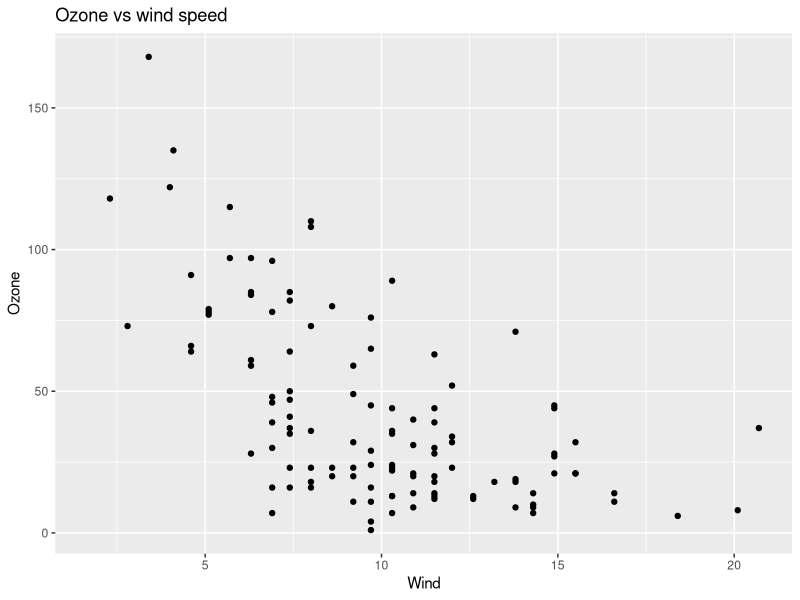
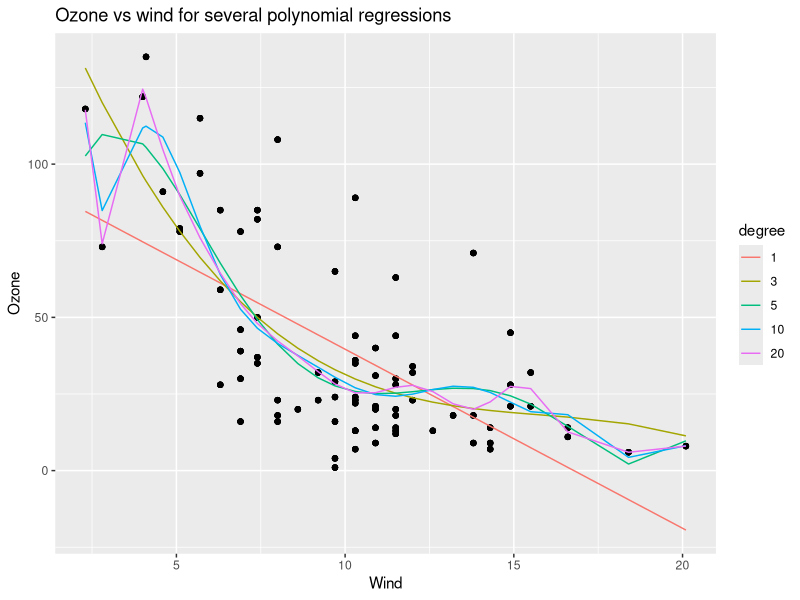
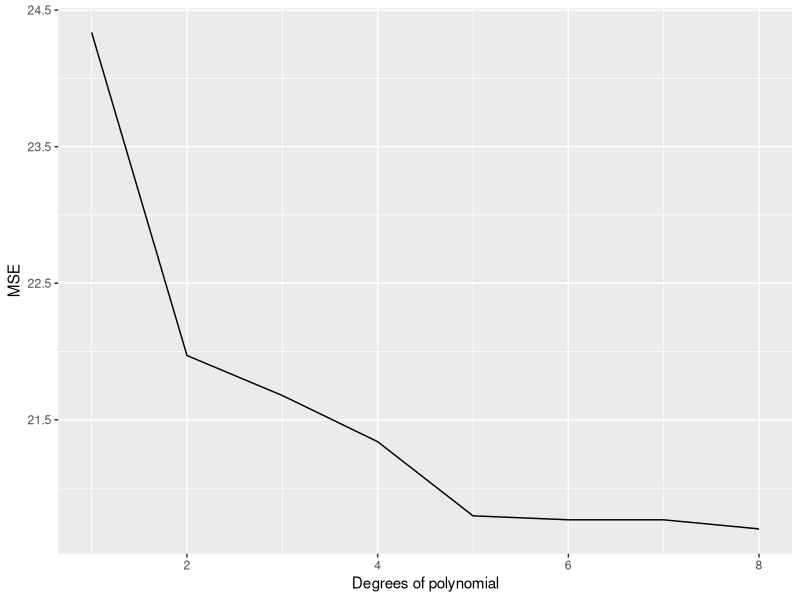

Write R code to recreate these figures, in order.
###    Overfitting in Machine Learning: What It Is and How to Prevent It    ###
###    Machine Learning Explained: Overfitting
###    Exercises-1

require(data.table)
library(rpart)
require(ggplot2)

set.seed(456)

## Reading data
overfitting_data=data.table(airquality)
str(overfitting_data)
overfitting_data

ggplot(overfitting_data,aes(Wind,Ozone))+geom_point()+ggtitle("Ozone vs wind speed")
data_test=na.omit(overfitting_data[,.(Wind,Ozone)])
train_sample=sample(1:nrow(data_test),size = 0.7*nrow(data_test))

## creation of polynomial models
degree_of_poly=1:20
degree_to_plot=c(1,3,5,10,20)
polynomial_model=list()
df_result=NULL
for (degree in degree_of_poly)
{
  fm=as.formula(paste0("Ozone~poly(Wind,",degree,",raw=T)"))
  polynomial_model=c(polynomial_model,list(lm(fm,data_test[train_sample])))
  Polynomial_degree=paste0(degree)
  data_fitted=tail(polynomial_model,1)[[1]]$fitted.values
  new_df=data.table(Wind=data_test[train_sample,Wind],Ozone_real=data_test[train_sample,Ozone],Ozone_fitted=tail(polynomial_model,1)[[1]]$fitted.values,degree=as.factor(degree))
  if (is.null(df_result))
    df_result=new_df
  else
    df_result=rbind(df_result,new_df)
}
gg=ggplot(df_result[degree%in%degree_to_plot],aes(x=Wind))+geom_point(aes(y=Ozone_real))+geom_line(aes(color=degree,y=Ozone_fitted))
gg+ggtitle('Ozone vs wind for several polynomial regressions')+ylab('Ozone')

## Computing SE
SE_train_list=c()
SE_test_list=c()

for (poly_mod in polynomial_model)
{
  print(summary(poly_mod))
  SE_train_list=c(SE_train_list,sqrt(mean(poly_mod$residuals^2)))
  SE_test=sqrt(mean((data_test[-train_sample]-predict(poly_mod,data_test[-train_sample,]))^2))
  SE_test_list=c(SE_test_list,SE_test)
}

# The red line shows the evolution of the error on the testing set and the black line on the training set. 
# As soon as more than 9 or 10 degrees are used the MSE seem to start growing and explodes 
# when there are even more degrees.

data_plot=data.table(SE_test_list,SE_train_list,degree_of_poly)
ggplot(data_plot[degree_of_poly<=8])+geom_line(aes(x=degree_of_poly,y=SE_test_list),color='red')+
  geom_line(aes(x=degree_of_poly,y=SE_train_list))+ylab('MSE')+xlab('Degrees of polynomial')

###############################################################################################################
###    Exercises-2
### Regression Model Validation: Cross-Validation Essentials in R

library(tidyverse)
library(caret)
# Load the data
data("swiss")
# Inspect the data
sample_n(swiss, 3)
str(swiss)

fit.con <- lm(swiss$Fertility~1, data=swiss)
fit <- lm(swiss$Fertility~., data=swiss) 

## Forward Selection
fit.forward <- step(fit.con,scope=list(lower=fit.con,upper=fit), direction = "forward")
fit.forward

## Backward Elimination 
fit.backward <- step(fit,scope=list(lower=fit.con,upper=fit), direction = "backward")
fit.backward

## Stepwise 
fit.both <- step(fit.con,scope=list(lower=fit.con,upper=fit), direction = "both")
fit.both

### Method1: The Validation set Approach
# Split the data into training and test set

set.seed(123)
training.samples <- swiss$Fertility %>%
  createDataPartition(p = 0.8, list = FALSE)
train.data  <- swiss[training.samples, ]
test.data <- swiss[-training.samples, ]

# Build the model: Compare two models
Fmodel <- lm(Fertility ~., data = train.data)
Smodel <- lm(Fertility ~ Education + Catholic + Infant.Mortality + Agriculture, data = train.data)

# Make predictions and compute the R2, RMSE and MAE
Fpredictions <- Fmodel %>% predict(test.data)
Spredictions <- Smodel %>% predict(test.data)
data.frame( R2_Full = R2(Fpredictions, test.data$Fertility),
            RMSE_Full = RMSE(Fpredictions, test.data$Fertility),
            MAE_Full = MAE(Fpredictions, test.data$Fertility),
            R2_Stepwise = R2(Spredictions, test.data$Fertility),
            RMSE_Stepwise = RMSE(Spredictions, test.data$Fertility),
            MAE_Stepwise = MAE(Spredictions, test.data$Fertility))


### Method2: Leave one out cross validation - LOOCV
# Define training control
train.control <- trainControl(method = "LOOCV")

# Train the model
Fmodel <- train(Fertility ~., data = swiss, method = "lm",
                trControl = train.control)
Smodel <- train(Fertility ~ Education + Catholic + Infant.Mortality + Agriculture, data = swiss, method = "lm",
                trControl = train.control)

# Summarize the results
print(Fmodel)
print(Smodel)


### Method3: K-fold cross-validation
# Define training control
set.seed(123) 
train.control <- trainControl(method = "cv", number = 10)

# Train the model
Smodel <- train(Fertility ~., data = swiss, method = "lm",
                trControl = train.control)
Fmodel <- train(Fertility ~ Education + Catholic + Infant.Mortality + Agriculture, data = swiss, method = "lm",
                trControl = train.control)

# Summarize the results
print(Fmodel)
print(Smodel)


### Method4: Repeated K-fold cross-validation
# The process of splitting the data into k-folds can be repeated a number of times, 
# this is called repeated k-fold cross validation.
# The final model error is taken as the mean error from the number of repeats.
# The following example uses 10-fold cross validation with 3 repeats:

# Define training control
set.seed(123)
train.control <- trainControl(method = "repeatedcv", 
                              number = 10, repeats = 3)
# Train the model
Fmodel <- train(Fertility ~., data = swiss, method = "lm",
                trControl = train.control)
Smodel <- train(Fertility ~ Education + Catholic + Infant.Mortality + Agriculture, data = swiss, method = "lm",
                trControl = train.control)

# Summarize the results
print(Fmodel)
print(Smodel)